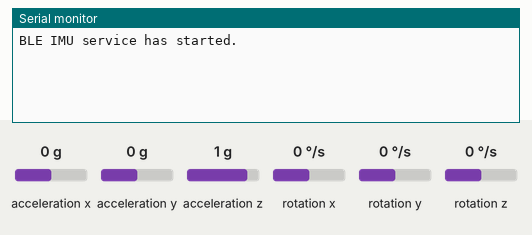
Simulated run of this sketch. Board: ESP32. Parts: the last lines printed to the serial monitor. The test bench sets the inputs (shaded band); at power-on: rotation x 0 °/s, rotation y 0 °/s, rotation z 0 °/s, acceleration x 0 g, acceleration y 0 g, acceleration z 1 g. Nothing arrives over Bluetooth unless stated; a phone connects over Bluetooth LE 3 s after start.

Above: at 1.2 s.
1.3 s: rotation x set to -192 °/s
At 3.07 s:
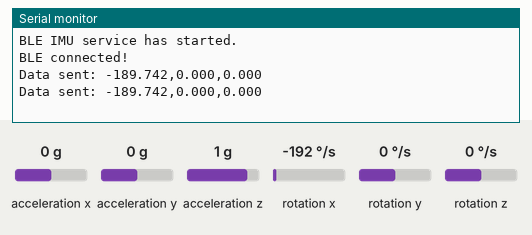
4.3 s: rotation y set to -192 °/s
At 4.32 s:
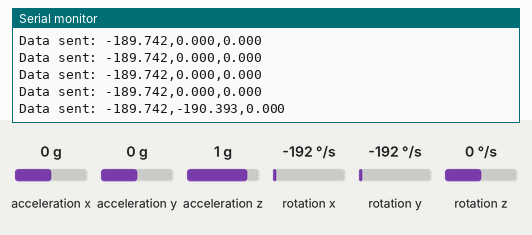
5.8 s: rotation z set to -192 °/s
At 5.83 s:
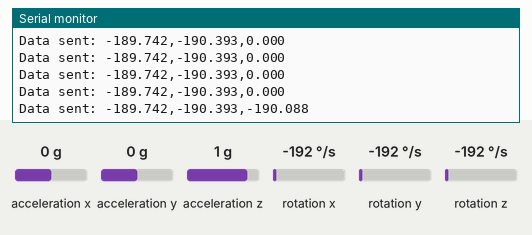

Measured:
- after the input at 1.3 s, the serial monitor: prints a new line after 1.7 s (image 1)
- after the input at 4.3 s, the serial monitor: prints a new line at once (image 2)
- after the input at 5.8 s, the serial monitor: prints a new line at once (image 3)

The sketch:

ESP32.ino
```cpp
#include <BLEDevice.h>
#include <BLEUtils.h>
#include <BLEServer.h>
#include <BLE2902.h>
#include <Wire.h>
#include <MPU9250_asukiaaa.h>


#define SERVICE_UUID        "12345678-1234-1234-1234-1234567890ab"
#define CHARACTERISTIC_UUID "abcdefab-1234-1234-1234-abcdefabcdef"


MPU9250_asukiaaa mySensor;

float gx_offset = -2.258;
float gy_offset = -1.607;
float gz_offset = -1.912;

BLECharacteristic *pCharacteristic;
bool deviceConnected = false;

// Callback
class MyServerCallbacks: public BLEServerCallbacks {
  void onConnect(BLEServer* pServer) {
    deviceConnected = true;
    Serial.println("BLE connected!");
  }

  void onDisconnect(BLEServer* pServer) {
    deviceConnected = false;
    Serial.println("BLE disconnected.");
  }
};

void setup() {
  Serial.begin(115200);
  Wire.begin();
  mySensor.setWire(&Wire);
  mySensor.beginGyro();

  // BLE Start
  BLEDevice::init("ESP32_BLE_IMU");
  BLEServer *pServer = BLEDevice::createServer();
  pServer->setCallbacks(new MyServerCallbacks());

  BLEService *pService = pServer->createService(SERVICE_UUID);

  pCharacteristic = pService->createCharacteristic(
                      CHARACTERISTIC_UUID,
                      BLECharacteristic::PROPERTY_READ |
                      BLECharacteristic::PROPERTY_NOTIFY
                    );

  // Notify descriptor
  pCharacteristic->addDescriptor(new BLE2902());

  pCharacteristic->setValue("Connection ready.");
  pService->start();
  pServer->getAdvertising()->start();
  Serial.println("BLE IMU service has started.");
}

void loop() {

  mySensor.gyroUpdate();


  float gx = mySensor.gyroX() - gx_offset;
  float gy = mySensor.gyroY() - gy_offset;
  float gz = mySensor.gyroZ() - gz_offset;
  if(gx>= -20 && gx <= 20){
    gx=0;
  }
   if(gy>= -20 && gy <= 20){
    gy=0;
  }
   if(gz>= -20 && gz <= 20){
    gz=0;
  }

  String data =  String(gx, 3) + "," + String(gy, 3) + "," + String(gz, 3);


  if (deviceConnected) {
    pCharacteristic->setValue(data.c_str());
    pCharacteristic->notify();
    Serial.println("Data sent: " + data);
  }

  delay(50); // 20Hz
}
```
